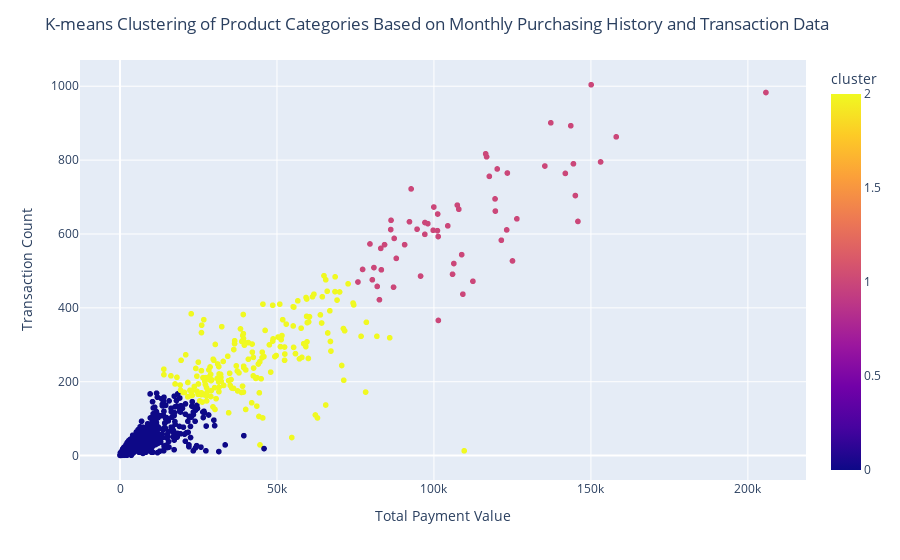

Notebook code for this chart:
### Code cell
# Data preprocessing
Master_df['order_purchase_timestamp'] = pd.to_datetime(Master_df['order_purchase_timestamp'])
Master_df['order_month'] = Master_df['order_purchase_timestamp'].dt.to_period('M')

# Feature engineering
features = (
    Master_df.groupby(['order_month', 'product_category_name_english'])
    .agg({'payment_value': 'sum', 'product_id': 'count'})
    .reset_index()
    .rename(columns={'payment_value': 'total_payment', 'product_id': 'transaction_count'})
)

# Standardize features
scaler = StandardScaler()
features_scaled = scaler.fit_transform(features[['total_payment', 'transaction_count']])

# Apply K-means clustering
kmeans = KMeans(n_clusters=3, random_state=42)
clusters = kmeans.fit_predict(features_scaled)

# Add cluster labels to the original DataFrame
features['cluster'] = clusters

# Interactive visualization using plotly
category_colors = [f'#{random.randint(0, 0xFFFFFF):06x}' for _ in range(len(features['product_category_name_english'].unique()))]
features['color'] = features['product_category_name_english'].map(dict(zip(features['product_category_name_english'].unique(), category_colors)))

fig = px.scatter(
    features,
    x='total_payment',
    y='transaction_count',
    color='cluster',
    hover_name='product_category_name_english',
    color_discrete_map=dict(zip(features['cluster'].unique(), category_colors)),
    labels={'total_payment': 'Total Payment Value', 'transaction_count': 'Transaction Count'}
)
fig.update_layout(title='K-means Clustering of Product Categories Based on Monthly Purchasing History and Transaction Data', xaxis_title='Total Payment Value', yaxis_title='Transaction Count', showlegend=True)
fig.show()

### Figure 1 — Plotly figure (JSON) as saved in the notebook; plotly's stock layout.template omitted (floating-point values rounded to 4 significant figures; data arrays with more than 128 entries replaced by an {"elided": "..."} marker saying what was removed)
{"data": [{"hovertemplate": "<b>%{hovertext}</b><br><br>Total Payment Value=%{x}<br>Transaction Count=%{y}<br>cluster=%{marker.color}<extra></extra>", "hovertext": {"elided": "1241 str values"}, "legendgroup": "", "marker": {"color": {"elided": "1241 int values"}, "coloraxis": "coloraxis", "symbol": "circle"}, "mode": "markers", "name": "", "showlegend": false, "type": "scattergl", "x": {"elided": "1241 float values"}, "xaxis": "x", "y": {"elided": "1241 int values"}, "yaxis": "y"}], "layout": {"coloraxis": {"colorbar": {"title": {"text": "cluster"}}, "colorscale": [[0, "#0d0887"], [0.1111, "#46039f"], [0.2222, "#7201a8"], [0.3333, "#9c179e"], [0.4444, "#bd3786"], [0.5556, "#d8576b"], [0.6667, "#ed7953"], [0.7778, "#fb9f3a"], [0.8889, "#fdca26"], [1, "#f0f921"]]}, "legend": {"tracegroupgap": 0}, "margin": {"t": 60}, "showlegend": true, "title": {"text": "K-means Clustering of Product Categories Based on Monthly Purchasing History and Transaction Data"}, "xaxis": {"anchor": "y", "domain": [0, 1], "title": {"text": "Total Payment Value"}}, "yaxis": {"anchor": "x", "domain": [0, 1], "title": {"text": "Transaction Count"}}}}
